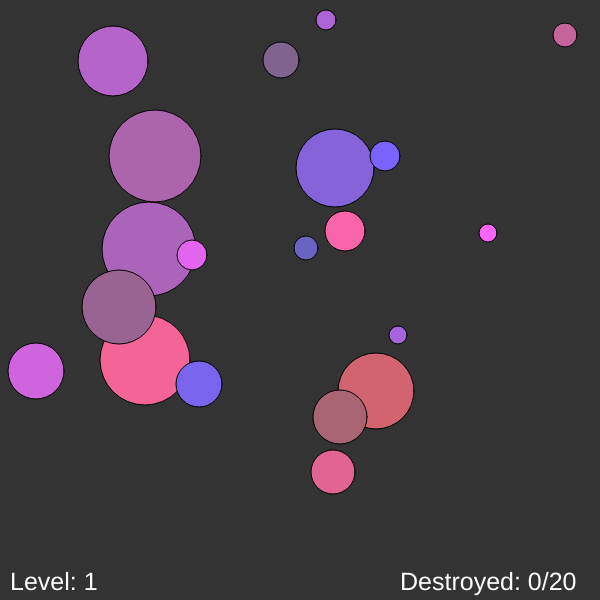
Frame 1 (no input)
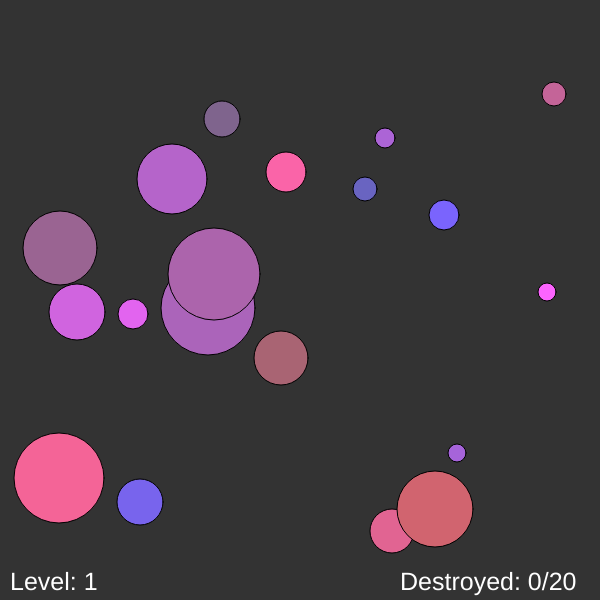
Frame 60 (no input)
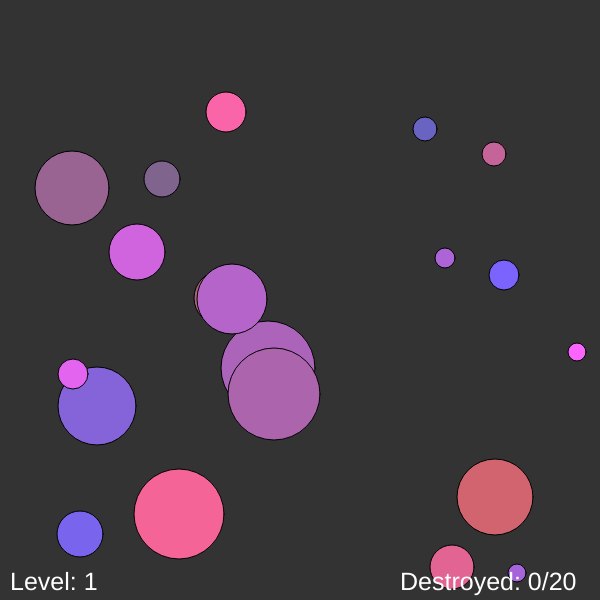
Frame 120 (the mouse pressed at the canvas centre since frame 60)

The p5.js sketch that drew these frames (run headless with seeded random() and noise() and a simulated clock; from frame 60 on, the mouse is pressed at the canvas centre):

// p5.js sketch
// ── sketch.js
var blobs = [];
var cnv,level,numBlobs,destroyed;

function centerCanvas()
{
	let x = (windowWidth - width) / 2;
	let y = (windowHeight - height) / 2;
	cnv.position(x,y);
}

function windowResized()
{
	centerCanvas();
}

function setup()
{
	blobs = [];
	level = 1;
	numBlobs = 20;
	destroyed= 0;
	cnv = createCanvas(600,600);
	centerCanvas();
	for(var i=0 ; i<numBlobs ; i++)
		blobs.push(new Blob());
}

function nextLevel()
{
	blobs = [];
	destroyed = 0;
	numBlobs = 20;
	level++;
	cnv = createCanvas(600,600);
	for(var i=0 ; i<numBlobs ; i++)
		blobs.push(new Blob());
}

function draw()
{
	background(51);
	for(var i=0 ; i<blobs.length ; i++)
	{
		if(blobs[i].isFirstLaunch)
		{
			blobs[i].axis();
			blobs[i].speed();
			blobs[i].isFirstLaunch = false;
		}
		blobs[i].show();
		blobs[i].checkEdge();
	}
	if(blobs.length === 0)
		nextLevel();

	fill(255);
	textSize(25);
	text("Level: " + level,10,height-10);
	text("Destroyed: " + destroyed + "/" + numBlobs,width-200,height-10);
}


function mousePressed()
{
	for(var i = blobs.length-1 ; i >= 0 ; i--)
	{
		if(blobs[i].clicked(mouseX,mouseY))
		{
			destroyed++;
			blobs.splice(i,1);
		}
	}
}
// ── blob.js
function Blob()
{
	this.r = floor(random(7,53));
	this.c = color(random(100,255),100,random(100,255));
	this.x;
	this.y;
	this.xdir = 0;
	this.ydir = 0;
	this.isFirstLaunch = true;

	this.show = function(){
		this.x += this.xdir;
		this.y -= this.ydir;
		fill(this.c);
		ellipseMode(CENTER);
		ellipse(this.x,this.y,this.r*2,this.r*2);
	}

	this.axis = function(){
		do
		{
			this.x = floor(random(width));
		}while(this.x <= this.r || this.x >= width-this.r);
		do
		{
			this.y = floor(random(height)); 
		}while(this.y <= this.r || this.y >= height-this.r);
	}

	this.speed = function(){
		while(this.xdir === 0)
			this.xdir = floor(random(-1-level,1+level));
		while(this.ydir === 0)
			this.ydir = floor(random(-1-level,1+level));
	}

	this.checkEdge = function(){
		if(this.y < this.r || this.y > height - this.r)
			this.ydir *= -1;

		if(this.x < this.r || this.x > width - this.r)
			this.xdir *= -1;
	}

	this.clicked = function(mouseX,mouseY){
		if(dist(mouseX,mouseY,this.x,this.y) < this.r)
			return true;
	}
}
